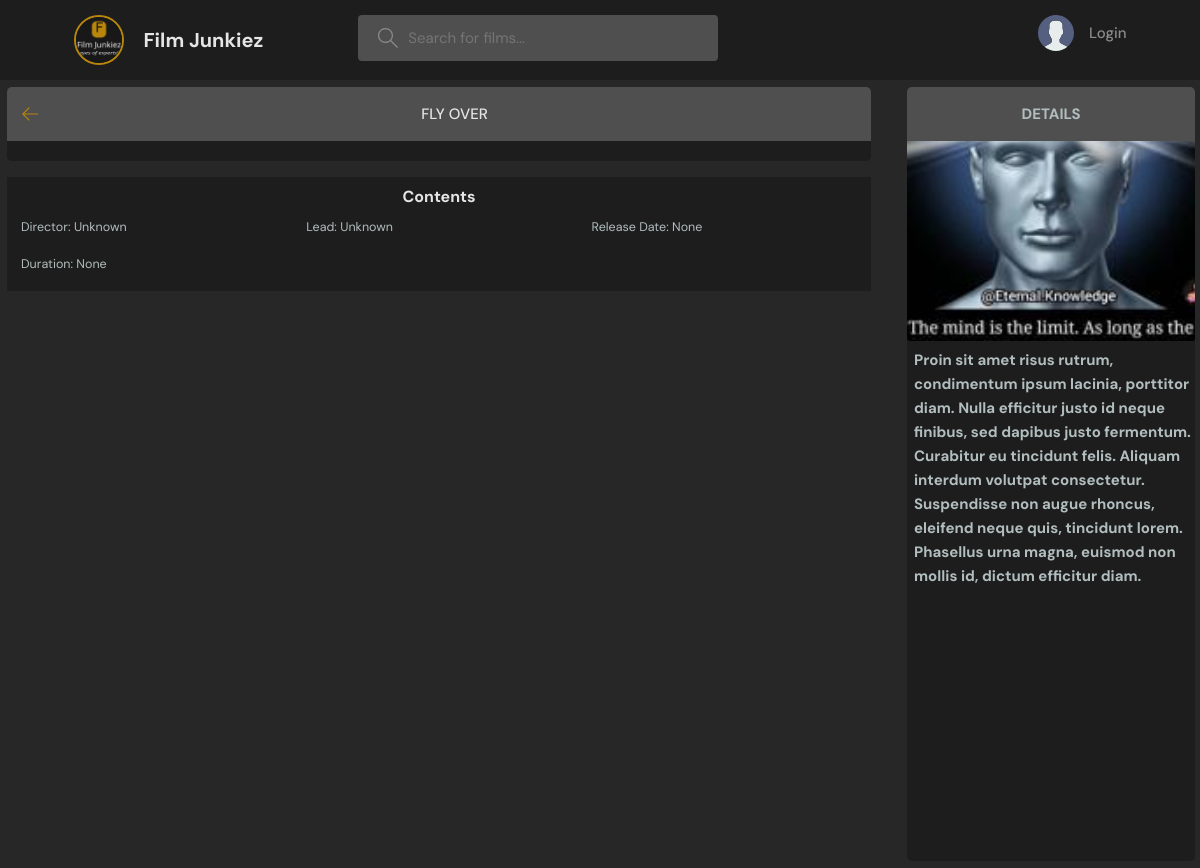
Screenshot of /film-details/1/ with the database file from the repository.
### base/models.py (models this page shows, shortened)
class Film(models.Model):
    host = models.ForeignKey(User, on_delete=models.SET_NULL, null=True)
    category = models.ForeignKey(Category, on_delete=models.SET_NULL, null=True)
    title = models.CharField(max_length=200)
    description = models.TextField(null=True, blank=True)
    director = models.CharField(max_length=200, default='Unknown')
    lead = models.CharField(max_length=200, default='Unknown')
    release_date = models.DateTimeField(null=True, blank=True)
    duration = models.IntegerField(null=True, blank=True)
    participants = models.ManyToManyField(User, related_name="participants", blank=True)
    updated = models.DateTimeField(auto_now=True)
    created = models.DateTimeField(auto_now_add=True)
    image = models.ImageField(blank=True, null=True, upload_to="film_img")
    video = models.FileField(blank=True, null=True, upload_to="film_videos", help_text="Upload an MP4 video file")
    average_rating = models.FloatField(null=True, blank=True)
    class Meta:
        ordering = ["-updated", "-created"]
    if image is True:
        def save(self, *args, **kwargs):
            super().save()
            img = ImageOps.contain(Image.open(self.image.path), (200, 200), method=3)
            img.save(self.image.path)
            if not self.pk and self.video:
                pass
            super().save(*args, **kwargs)

### base/views.py (the view)
# urls.py: path("film-details/<str:pk>/", views.filmDetails, name="film-details"),
def filmDetails(request, pk):
    film = get_object_or_404(Film, id=pk)
    context = {"film": film}
    return render(request, "base/film_details.html", context)

### base/templates/base/film_details.html (shortened to what this page needs)
{% extends "main.html" %}
{% block content %}
<main class="film-details__layout">
    <div class="film-details__container">
        <div class="film-details__layout__box">
            <div class="film-details__layout__boxHeader">
                <div class="film-details__layout__boxTitle">
                    <a href="{% url 'home' %}">
                        <svg version="1.1" xmlns="http://www.w3.org/2000/svg" width="32" height="32" viewBox="0 0 32 32">
                            <title>arrow-left</title>
                            <path
                                d="M13.723 2.286l-13.723 13.714 13.719 13.714 1.616-1.611-10.96-10.96h27.625v-2.286h-27.625l10.965-10.965-1.616-1.607z">
                            </path>
                        </svg>
                    </a>
                        <h3>{{film.title}}</h3>
                </div>
            </div>
        </div>
        <div class="film-details__container-box">
        </div>
        <div class="film-details__contents">
            <div class="film-details__contents-header">
                <h4>Contents</h4>
            </div>
            <ul>
                <li>Director: {{ film.director }}</li>
                <li>Lead: {{ film.lead }}</li>
                <li>Release Date: {{ film.release_date }}</li>
                <li>Duration: {{ film.duration }}</li>
            </ul>
        </div>
    </div>
        <div class="container-box__description">
            <div class="description__layout__boxHeader"><h3>DETAILS</h3></div>
            <div class="description__layout__body">
                {% if film.image %}
                    <img src="{{ film.image.url }}" alt="{{ film.title }}" />
                    <h3>{{film.description}}</h3>
            </div>
            {% endif %}
        </div>
</main>
{% endblock content %}

### static/css/styles.css (style rules this page uses)
:root { --color-main: #b8860b; --color-main-light: #e1f6fb; --color-dark: #1D1D1D; --color-dark-medium: #4F4F4F; --color-dark-light: #4f4f4f; --color-light: #e5e5e5; --color-gray: #8b8b8b; --color-light-gray: #b2bdbd; --color-bg: #272727; --color-success: #5dd693; --color-danger: #fc4b0b; --color-rating-orange: #ffcc00; }
* { font-family: "DM Sans", -apple-system, BlinkMacSystemFont, "Segoe UI", Roboto, Oxygen, Ubuntu, Cantarell, "Open Sans", "Helvetica Neue", sans-serif; margin: 0; padding: 0; box-sizing: border-box; text-rendering: optimizeLegibility; font-size: inherit; }
html { font-size: 56.25%; }
@media only screen and (min-width: 1200px) { html { font-size: 62.5%; } }
body { line-height: 1.6; font-weight: 400; font-size: 1.5rem; color: var(--color-light-gray); background-color: var(--color-bg); min-height: 100vh; }
img { width: 100%; }
a { display: inline-block; color: var(--color-main); text-decoration: none; }
.film-details__layout { display: grid; grid-template-columns: 3fr 3fr 2fr; width: 100%; }
.film-details__layout__boxHeader { width: 100%; border-radius: 5px 5px 0 0; background-color: var(--color-dark-medium); padding: 1.5rem; }
.film-details__container { grid-column: span 2; width: 96%; margin: 0.7rem; max-width: 120rem; }
.film-details__container-box { display: grid; grid-template-rows: auto 1fr; max-height: 100vh; width: 100%; border-radius: 0 0 5px 5px; background-color: var(--color-dark); padding: 10px; }
.film-details__layout__boxTitle { display: flex; align-items: center; gap: 1.5rem; }
.film-details__layout__boxTitle a { display: flex; align-items: center; gap: 1.5rem; text-decoration: none; }
.film-details__layout__boxTitle svg { width: 1.6rem; height: 1.6rem; fill: var(--color-main); }
.film-details__layout__boxTitle h3 { text-transform: uppercase; font-weight: 500; color: var(--color-light); margin: 0 auto; }
.container-box__description { width: 96%; margin: 0.7rem; }
.container-box__description .description__layout__boxHeader { display: grid; place-items: center; overflow: auto; padding: 1.5rem; border-radius: 5px 5px 0 0; background-color: var(--color-dark-medium); }
.container-box__description .description__layout__boxHeader h3 { margin: 0; }
.container-box__description .description__layout__body { position: relative; width: 100%; max-height: 100%; height: 72rem; border-radius: 0 0 5px 5px; background-color: var(--color-dark); overflow-y: auto; }
.container-box__description .description__layout__body { scrollbar-color: transparent transparent; }
.container-box__description .description__layout__body h3 { margin-left: 0.7rem; top: 0; border-radius: 0 0 0.31rem 0.31rem; box-sizing: border-box; }
.container-box__description .description__layout__body img { height: 20rem; object-fit: cover; border-radius: 0 0 0.31rem 0.31rem; position: sticky; top: 0; }
.film-details__contents { margin-top: 1.6rem; width: 100%; max-height: 100%; background-color: var(--color-dark); padding: 0.7rem; box-sizing: border-box; }
.film-details__contents h4 { color: var(--color-light); text-align: center; font-size: medium; }
.film-details__contents ul { list-style: none; padding: 0; font-size: smaller; display: flex; flex-wrap: wrap; justify-content: space-between; }
.film-details__contents li { flex-basis: calc(33.33% - 0.7rem); padding: 0.7rem; margin: 0 0.31rem 0.31rem 0; box-sizing: border-box; }

### rows the page displays
Film: title "FLY OVER", director "Unknown", lead "Unknown", release_date "None", duration "None", image (picture), description "Proin sit amet risus rutrum, condimentum ipsum lacinia, porttitor diam. Nulla efficitur justo id neque finibus, sed dapibus justo fermentum. Curabitur eu tincidunt felis. Aliquam interdum volutpat consectetur. Suspendisse non augue rhoncus, eleifend neque quis, tincidunt lorem. Phasellus urna magna, euismod non mollis id, dictum efficitur diam."
